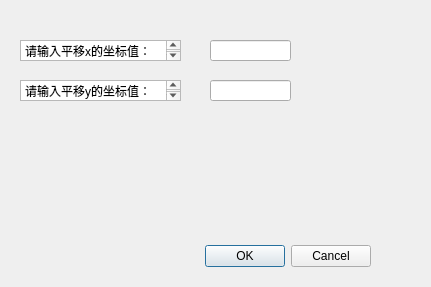
<?xml version="1.0" encoding="UTF-8"?>
<ui version="4.0">
 <class>movexy</class>
 <widget class="QDialog" name="movexy">
  <property name="geometry">
   <rect>
    <x>0</x>
    <y>0</y>
    <width>431</width>
    <height>287</height>
   </rect>
  </property>
  <property name="windowTitle">
   <string>Dialog</string>
  </property>
  <widget class="QDialogButtonBox" name="buttonBox">
   <property name="geometry">
    <rect>
     <x>30</x>
     <y>240</y>
     <width>341</width>
     <height>32</height>
    </rect>
   </property>
   <property name="orientation">
    <enum>Qt::Horizontal</enum>
   </property>
   <property name="standardButtons">
    <set>QDialogButtonBox::Cancel|QDialogButtonBox::Ok</set>
   </property>
  </widget>
  <widget class="QTextEdit" name="textEdit">
   <property name="geometry">
    <rect>
     <x>20</x>
     <y>40</y>
     <width>161</width>
     <height>21</height>
    </rect>
   </property>
   <property name="html">
    <string>&lt;!DOCTYPE HTML PUBLIC &quot;-//W3C//DTD HTML 4.0//EN&quot; &quot;http://www.w3.org/TR/REC-html40/strict.dtd&quot;&gt;
&lt;html&gt;&lt;head&gt;&lt;meta name=&quot;qrichtext&quot; content=&quot;1&quot; /&gt;&lt;style type=&quot;text/css&quot;&gt;
p, li { white-space: pre-wrap; }
&lt;/style&gt;&lt;/head&gt;&lt;body style=&quot; font-family:'SimSun'; font-size:9pt; font-weight:400; font-style:normal;&quot;&gt;
&lt;p style=&quot; margin-top:0px; margin-bottom:0px; margin-left:0px; margin-right:0px; -qt-block-indent:0; text-indent:0px;&quot;&gt;请输入平移x的坐标值：&lt;/p&gt;&lt;/body&gt;&lt;/html&gt;</string>
   </property>
  </widget>
  <widget class="QTextEdit" name="textEdit_2">
   <property name="geometry">
    <rect>
     <x>20</x>
     <y>80</y>
     <width>161</width>
     <height>21</height>
    </rect>
   </property>
   <property name="html">
    <string>&lt;!DOCTYPE HTML PUBLIC &quot;-//W3C//DTD HTML 4.0//EN&quot; &quot;http://www.w3.org/TR/REC-html40/strict.dtd&quot;&gt;
&lt;html&gt;&lt;head&gt;&lt;meta name=&quot;qrichtext&quot; content=&quot;1&quot; /&gt;&lt;style type=&quot;text/css&quot;&gt;
p, li { white-space: pre-wrap; }
&lt;/style&gt;&lt;/head&gt;&lt;body style=&quot; font-family:'SimSun'; font-size:9pt; font-weight:400; font-style:normal;&quot;&gt;
&lt;p style=&quot; margin-top:0px; margin-bottom:0px; margin-left:0px; margin-right:0px; -qt-block-indent:0; text-indent:0px;&quot;&gt;请输入平移y的坐标值：&lt;/p&gt;&lt;/body&gt;&lt;/html&gt;</string>
   </property>
  </widget>
  <widget class="QLineEdit" name="lineEdit1">
   <property name="geometry">
    <rect>
     <x>210</x>
     <y>40</y>
     <width>81</width>
     <height>21</height>
    </rect>
   </property>
  </widget>
  <widget class="QLineEdit" name="lineEdit2">
   <property name="geometry">
    <rect>
     <x>210</x>
     <y>80</y>
     <width>81</width>
     <height>21</height>
    </rect>
   </property>
  </widget>
 </widget>
 <resources/>
 <connections>
  <connection>
   <sender>buttonBox</sender>
   <signal>accepted()</signal>
   <receiver>movexy</receiver>
   <slot>accept()</slot>
   <hints>
    <hint type="sourcelabel">
     <x>248</x>
     <y>254</y>
    </hint>
    <hint type="destinationlabel">
     <x>157</x>
     <y>274</y>
    </hint>
   </hints>
  </connection>
  <connection>
   <sender>buttonBox</sender>
   <signal>rejected()</signal>
   <receiver>movexy</receiver>
   <slot>reject()</slot>
   <hints>
    <hint type="sourcelabel">
     <x>316</x>
     <y>260</y>
    </hint>
    <hint type="destinationlabel">
     <x>286</x>
     <y>274</y>
    </hint>
   </hints>
  </connection>
 </connections>
</ui>
